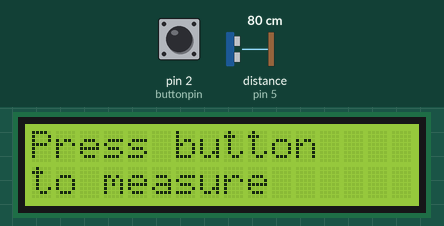
This sketch was run on a simulated Arduino Uno, built with avr-gcc and run on an emulated ATmega328P. Shown: 16×2 character LCD. The test bench sets the inputs (shaded band); at power-on: pin 2 (buttonpin) HIGH, distance to the obstacle (sensor on pin 5) 80 cm. The echo pulse lasts 58.3 µs per cm; what the sketch prints to the serial monitor is not drawn.

Above: at 1.2 s.
1.3 s: pin 2 (buttonpin) pulled LOW for 0.15 s
At 2.5 s:
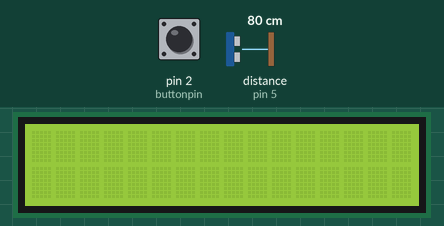
At 4.0 s:
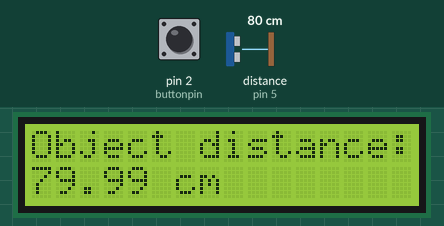
4.4 s: pin 2 (buttonpin) pulled LOW for 3.2 s
Timing chart, 0 to 7.4 s (numbered marks = the images above; inputs shaded):
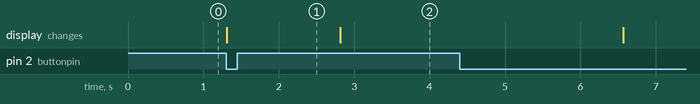

Measured:
- after the input at 1.3 s, the display: changes at once (image 1)

The sketch:

ultrasonic-distance-with-led-button.ino
```cpp
#include <LiquidCrystal.h>

int rs=7;
int en=8;
int d4=9;
int d5=10;
int d6=11;
int d7=12;
LiquidCrystal lcd(rs,en,d4,d5,d6,d7);

int trig = 4;
int echo = 5;
int time;
float distance;
float total;
float soundspeed = 0.0343; //speed of sound in cm per microsecond

int buttonpin = 2;
int buttonnum;

void setup() {
  pinMode(trig, OUTPUT);
  pinMode(echo, INPUT);
  pinMode(buttonpin, INPUT_PULLUP);
  lcd.begin(16,2);
  Serial.begin(115200);
}

void loop() {
  lcd.print("Press button");
  lcd.setCursor(0, 1);
  lcd.print("to measure");
  buttonnum = digitalRead(buttonpin);
  while (buttonnum == 1){
    buttonnum = digitalRead(buttonpin);
  }
  lcd.clear();

  for (int i = 1; i <= 50; i++){
    digitalWrite(trig, LOW);
    delayMicroseconds(10);
    digitalWrite(trig, HIGH);
    delayMicroseconds(10);
    digitalWrite(trig, LOW);

    time = pulseIn(echo, HIGH);
    delay(25);

    total = total + soundspeed * (time / 2.);
  }

  distance = total / 50.;

  Serial.print("Total - ");
  Serial.println(total);
  Serial.print("distance - ");
  Serial.println(distance);

  total = 0;

  lcd.print("Object distance: ");
  lcd.setCursor(0, 1);
  lcd.print(String(distance) + " cm");
  delay(3750);
  lcd.clear();

}
```
